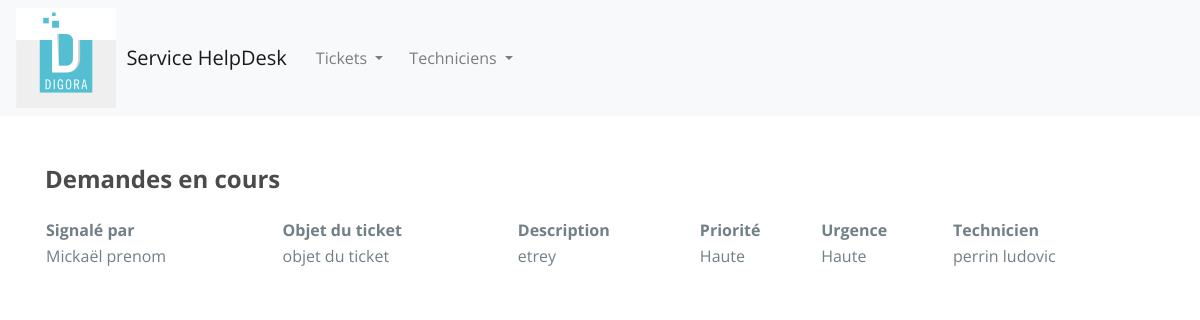
The app's page /index.php/tickets with its own data.
### tables this page shows
CREATE TABLE IF NOT EXISTS `tickets` (
  `id_ticket` int(11) NOT NULL AUTO_INCREMENT,
  `signale_par` text,
  `categorie` text,
  `urgence` text,
  `priorite` text,
  `objet` text,
  `description` text,
  `id_technicien` int(11) DEFAULT NULL,
  PRIMARY KEY (`id_ticket`)
);

CREATE TABLE IF NOT EXISTS `techniciens` (
  `id_technicien` int(11) NOT NULL AUTO_INCREMENT,
  `nom` text,
  `prenom` text,
  `email` text,
  `competences` text,
  PRIMARY KEY (`id_technicien`)
);

### application/controllers/Tickets.php (called while the page is built, shortened)
<?php
class Tickets extends CI_Controller {
    function __construct()
    {
        $this->load->model('Tickets_model');
        $this->load->model('Technicians_model');
    }
    public function index()
    {
        $data['tickets'] = $this->Tickets_model->recuperer_tickets();
        $this->load->view('head');
        $this->load->view('tickets/view', $data);
        $this->load->view('script');
    }
}

### index.php (called while the page is built, shortened)
<?php
require_once BASEPATH.'core/CodeIgniter.php';

### application/models/Tickets_model.php (called while the page is built, shortened)
<?php
class Tickets_model extends CI_Model
{
    public function recuperer_tickets()
    {
        $this->db->select('*')
            ->from('tickets')
            ->join('techniciens', 'tickets.id_technicien = techniciens.id_technicien');
        $query = $this->db->get()->result_array();
        return $query;
    }
}

### application/views/tickets/view.php (the view)
<div class="container">
    <br>
    <h2>Demandes en cours</h2>
    <table id="example" class="display" cellspacing="0" width="100%">
        <thead>
        <tr>
            <th>Signalé par</th>
            <th>Objet du ticket</th>
            <th>Description</th>
            <th>Priorité</th>
            <th>Urgence</th>
            <th>Technicien</th>
        </tr>
        </thead>
        <tbody>
        <?php
        foreach($tickets as $ticket) {
            echo '
    <tr>
        <td>' . $ticket['signale_par'] . '</td>
        <td>' . $ticket['objet'] . '</td>
        <td>' . $ticket['description'] . '</td>
        <td>' . $ticket['priorite'] . '</td>
        <td>' . $ticket['urgence'] . '</td>
        <td>' . $ticket['prenom'].' '.$ticket['nom']. '</td>
    </tr>';
        }?>
        </tbody>
    </table>
</div>

### assets/css/style.css (style rules this page uses)
body { font-size: 15px; line-height: 1.52; color: #717f86; font-size: 16px; font-family: 'Open Sans', sans-serif; font-weight: 400; }
table { border-collapse: collapse; border-spacing: 0; }
h1, h2, h3, h4, h5, h6 { font-family: Open Sans, sans-serif; font-weight: 700; color: #4B4B4C; }
h2 { font-size: 24px; padding-bottom: 15px; }

### records on screen
tickets: signale_par "Mickaël prenom", objet "objet du ticket", description "etrey", priorite "Haute", urgence "Haute", id_technicien.prenom "perrin", id_technicien.nom "ludovic"
